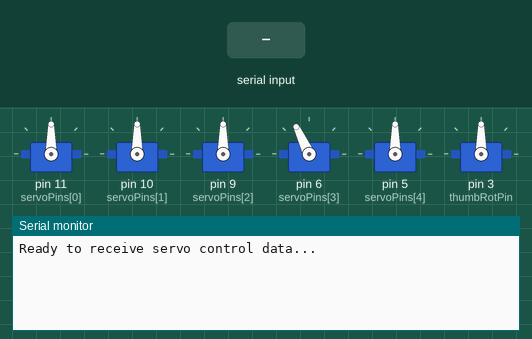
Recording of a sketch running on a simulated Arduino Uno, built with avr-gcc and run on an emulated ATmega328P. Parts: 6 × servo, the last lines printed to the serial monitor. Inputs (shaded band) come from the test bench.

Above: at 1.2 s.
1.3 s: "90,45,200\n" received over Serial
At 1.8 s:
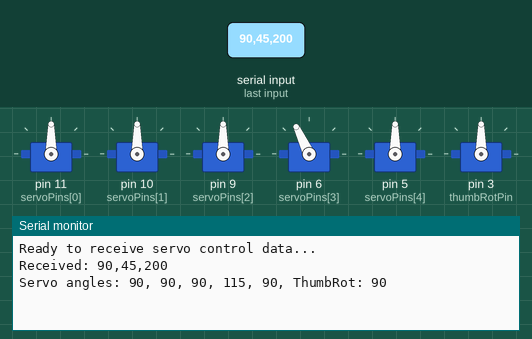
2.8 s: "90,45\n" received over Serial
At 4.0 s:
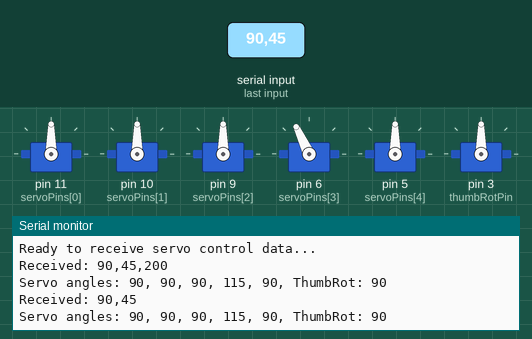
4.3 s: "5\n" received over Serial
At 5.2 s:
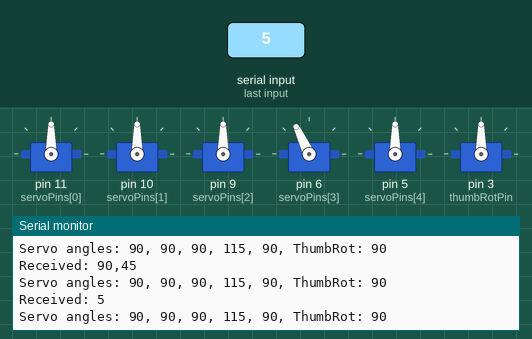

The sketch:

servo-control.ino
```cpp
#include <Servo.h>

// --- Servo pins ---
const int servoPins[5] = {11, 10, 9, 6, 5}; // Index, middle, ring, pinky, thumb curl
const int thumbRotPin = 3;                   // Thumb rotation
Servo servos[5];
Servo thumbRotServo;

// --- Reverse flags ---
bool reversed[5] = {true, true, false, true, true}; // Per finger
int offset[5] = {0, 0, 0, 25, 0};                  // Offsets in degrees

// --- Input/angle ranges ---
const int INPUT_MIN = 0;
const int INPUT_MAX = 255;
const int ANGLE_MIN = 0;
const int ANGLE_MAX = 180;

// --- Thumb rotation custom range ---
const int THUMB_ROT_INPUT_MIN = 30;   // Safe min input from Python
const int THUMB_ROT_INPUT_MAX = 220;  // Safe max input from Python
const int THUMB_ROT_ANGLE_MIN = 0;
const int THUMB_ROT_ANGLE_MAX = 180;
int thumbRotOffset = 0; // optional offset for neutral position

void setup() {
  Serial.begin(115200);
  Serial.println("Ready to receive servo control data...");

  // Attach main finger servos
  for (int i = 0; i < 5; i++) {
    servos[i].attach(servoPins[i]);
    servos[i].write(90 + offset[i]); // Start at neutral + offset
  }

  // Attach thumb rotation servo
  thumbRotServo.attach(thumbRotPin);
  thumbRotServo.write(90 + thumbRotOffset); // Neutral
}

void loop() {
  if (Serial.available()) {
    String line = Serial.readStringUntil('\n');
    line.trim();

    if (line.length() > 0) {
      Serial.print("Received: ");
      Serial.println(line);

      int values[6] = {0};
      int idx = 0;
      char* token = strtok((char*)line.c_str(), ",");

      while (token != NULL && idx < 6) {
        int raw = constrain(atoi(token), INPUT_MIN, INPUT_MAX);
        values[idx++] = raw;
        token = strtok(NULL, ",");
      }

      // --- Main finger servos ---
      if (idx >= 5) {
        for (int i = 0; i < 5; i++) {
          int angle = map(values[i], INPUT_MIN, INPUT_MAX, ANGLE_MIN, ANGLE_MAX);

          if (reversed[i]) {
            angle = ANGLE_MAX - angle;
          }

          angle = constrain(angle + offset[i], ANGLE_MIN, ANGLE_MAX);
          servos[i].write(angle);
        }
      }

      // --- Thumb rotation ---
      if (idx >= 6) {
        int thumbRotRaw = values[5];
        int thumbRotAngle = map(
          constrain(thumbRotRaw, THUMB_ROT_INPUT_MIN, THUMB_ROT_INPUT_MAX),
          THUMB_ROT_INPUT_MIN, THUMB_ROT_INPUT_MAX,
          THUMB_ROT_ANGLE_MIN, THUMB_ROT_ANGLE_MAX
        );
        thumbRotAngle = constrain(thumbRotAngle + thumbRotOffset, ANGLE_MIN, ANGLE_MAX);
        thumbRotServo.write(thumbRotAngle);
      }

      // --- Debug output ---
      Serial.print("Servo angles: ");
      for (int i = 0; i < 5; i++) {
        Serial.print(servos[i].read());
        Serial.print(", ");
      }
      Serial.print("ThumbRot: ");
      Serial.println(thumbRotServo.read());
    }
  }
}
```

Measured:
- after the input at 1.3 s, the serial monitor: prints a new line at once (image 1)
- after the input at 2.8 s, the serial monitor: prints a new line at once (image 2)
- after the input at 4.3 s, the serial monitor: prints a new line at once (image 3)
